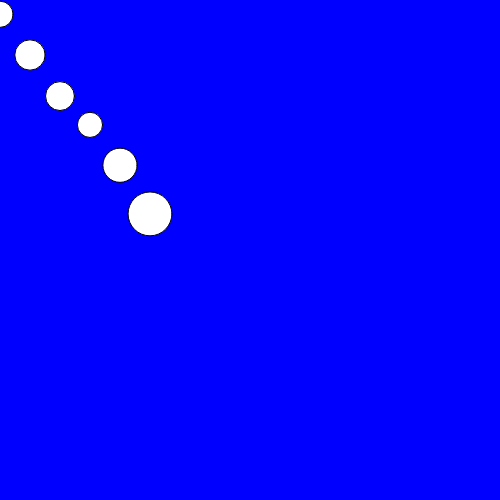
Frame 1 (no input)
Frame 60 (no input): identical to frame 1, image omitted
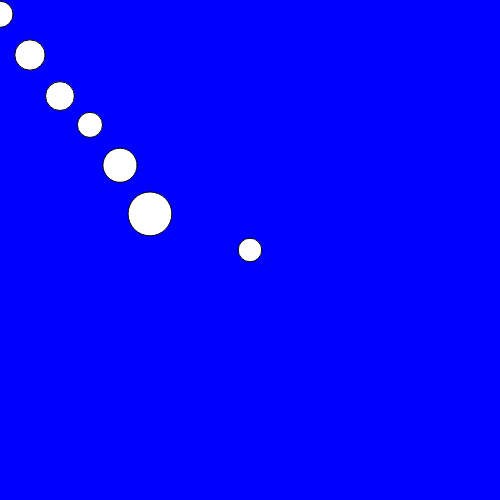
Frame 120 (the mouse pressed at the canvas centre since frame 60)

The p5.js sketch that drew these frames (run headless with seeded random() and noise() and a simulated clock; from frame 60 on, the mouse is pressed at the canvas centre):

// p5.js sketch
// ── sketch.js
/*
 * Basic  Drawing Array Push
 * Yuli Cai / caiyuli.com
 */

// Example: .push adding elements to an array
// 示例:给一个数组增加元素


// 这里的bubble是一个数值的集合体，里面包含了画一个ellipse所需要的三个数值
let myBubbles = [];
let myBubbleNum = 6;

function setup() {
  createCanvas(500, 500);

  // 在setup中定义了数组中每一个元素是什么，非弹性的，定义一次就可以
  for (let i = 0; i < myBubbleNum; i++) {
    myBubbles[i] = {
      x: i * 30,
      y: i * 40 + random(20),
      size: random(20, 50)
    };
  }

}

function draw() {
  background(0, 0, 255);
  // 思考： 为什么不用myBubbleNum而用myBubbles.length
  for (let i = 0; i < myBubbles.length; i++) {
    // fill(random(255));
    ellipse(myBubbles[i].x, myBubbles[i].y, myBubbles[i].size);
  }

}

function mousePressed() {
  let newBubble = {
    x: mouseX,
    y: mouseY,
    size: random(20, 80)
  };
  myBubbles.push(newBubble);
}
